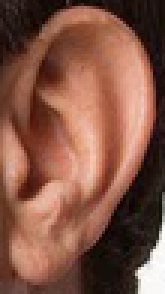
//> input picture images/image0.png, 55 x 98 px (shown 3 times larger)
$ ./demo images/image0.png   (built with g++ and OpenCV 4)
//> lines starting //> are read from the running program, lines starting //| are printed output that depends on the picture
#include <bits/stdc++.h>
#include <opencv2/dnn.hpp>
#include <opencv2/imgproc.hpp>
#include <opencv2/highgui.hpp>

using namespace cv;
using namespace cv::dnn;
using namespace std;

/* --------------------------------------------------------------------------------------- */
/* Description: checks if a cropped ear image is left oriented                             */
/* Parameters:                                                                             */
/*     Mat img: 96x96 image with a cropped ear                                             */
/*              - left or right oriented                                                   */
/*              - with or without pose variation                                           */
/* Return: true if ear is left oriented, false otherwise                                   */
/* --------------------------------------------------------------------------------------- */
bool isLeft(Mat img) {
	static bool first = true;
	static Net net;

	if(first) {
		first = false;
		net = readNetFromTensorflow("model-side.pb");
		if(net.empty()) {
			cerr << "ERROR: Could not load the CNN for side classification" << endl;
			exit(1);
		}
	}

	Mat inputBlob = blobFromImage(img);
	inputBlob /= 255.0;
	net.setInput(inputBlob, "Placeholder");
	Mat result = net.forward("side_/out/MatMul");

	return result.at<float>(0,0) > result.at<float>(0,1);
}

/* --------------------------------------------------------------------------------------- */
/* Description: detects landmarks in a left oriented cropped ear image                     */
/* Parameters:                                                                             */
/*     Mat img: 96x96 image with a cropped ear                                             */
/*              - left oriented                                                            */
/*              - with or without pose variation                                           */
/*     vector<Point2d> &ldmk: vector that receives the 2d coordinates of 55 landmarks      */
/*     stage s: FIRST locates landmarks in ears with large pose variations                 */
/*              SECOND locates landmarks in ears with coarse pose normalization            */
/* Return: none                                                                            */
/* --------------------------------------------------------------------------------------- */
typedef enum __stage {FIRST, SECOND} stage;
// [31 lines left out: function detectLandmarks, not called in this run]

/* --------------------------------------------------------------------------------------- */
/* Description: extracts CNN descriptor from a left oriented, pose normalized ear image    */
/* Parameters:                                                                             */
/*     Mat img: 128x128 image with a normalized ear                                        */
/*              - left oriented                                                            */
/*              - without pose variation                                                   */
/*              - ear height is equal to ear width                                         */
/* Return: Mat with a 512-dimensional descriptor                                           */
/* --------------------------------------------------------------------------------------- */
// [20 lines left out: function extractDescriptor, not called in this run]

/* --------------------------------------------------------------------------------------- */
/* Description: interpolate ear image using ear center, orientation and scale              */
/* Parameters:                                                                             */
/*     Mat image: image with any size of a cropped ear                                     */
/*     Mat &output: output interpolated image                                              */
/*     int size: output dimensions are size x size                                         */
/*     double scaley: vertical radius of the ear in the input image (in pixels)            */
/*     double scalex: horizontal radius of the ear in the input image (in pixels)          */
/*     double ang: ear rotation in radians                                                 */
/*     double cx: center of the ear in the horizontal axis                                 */
/*     double cy: center of the ear in the vertical axis                                   */
/* Return: none                                                                            */
/* --------------------------------------------------------------------------------------- */
void normalizeImage(Mat image, Mat &output, int size, double scaley, double scalex, double ang, double cx, double cy) {
	output.create(size, size, CV_8UC1);
	double ratioy = (scaley/((size-1)/2.0)), ratiox = (scalex/((size-1)/2.0));
	for(int i=0; i < size; i++)
		for(int j=0; j < size; j++) {
			double xt = ratiox*(j-(size-1)/2.0), yt = ratioy*(i-(size-1)/2.0);
			double x = xt*cos(ang)-yt*sin(ang)+cx, y = xt*sin(ang)+yt*cos(ang)+cy;
			int u = x, v = y;
			double ul = x-u, vl = y-v;
			int u1 = u+1, v1 = v+1;
			u = max(0, min(image.cols-1, u));
			u1 = max(0, min(image.cols-1, u1));
			v = max(0, min(image.rows-1, v));
			v1 = max(0, min(image.rows-1, v1));

			double tmp = image.at<uchar>(v,u)*(1.0-ul)*(1.0-vl) + image.at<uchar>(v,u1)*ul*(1.0-vl) + image.at<uchar>(v1,u)*(1.0-ul)*vl + image.at<uchar>(v1,u1)*ul*vl;
			output.at<uchar>(i,j) = max(0.0,min(255.0,tmp));
		}
}

/* --------------------------------------------------------------------------------------- */
/* Description: adjust pose parameters using landmarks                                     */
/* Parameters:                                                                             */
/*     vector<Point2d> ldmk: 2d coordinates of 55 landmarks                                */
/*     int size: size of the interpolated image from which the landmarks were extracted    */
/*     int size: output dimensions are size x size                                         */
/*     double &scaley: vertical radius of the ear in the input image (in pixels)           */
/*     double &scalex: horizontal radius of the ear in the input image (in pixels)         */
/*     double &ang: ear rotation in radians                                                */
/*     double &cx: center of the ear in the horizontal axis                                */
/*     double &cy: center of the ear in the vertical axis                                  */
/*     bool oriented: true if new center must use oriented bounding box, false otherwise   */
/*     bool scaled: true if interpolated image was generated using different values for    */
/*                  scaley and scalex, false otherwise                                     */
/* Observation: scaley, scalex, ang, cx and cy must contain the values used to generate    */
/*              the interpolated image, and will be overwritten with the new values        */
/* Return: none                                                                            */
/* --------------------------------------------------------------------------------------- */
// [51 lines left out: function adjustParameters, not called in this run]

/* magic function */
int main(int argc, char **argv) {
	/* check if an image name was provided as argument */
	if(argc != 2) {
		cerr << "Usage:" << argv[0] << " filename.{png|jpg|...}" << endl;
		return 1;
	}

	/* load cropped ear image */
	Mat image = imread(argv[1], IMREAD_GRAYSCALE), interpolated;
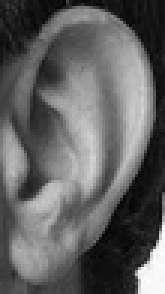
//> image: 98 rows x 55 cols, CV_8UC1 (shown 3 times larger); min 4, max 254, mean 97.5


	/* image size for side classification and landmark detection */
	const int PREPROC_SIZE = 96;
	/* image size for cnn description */
	const int DESCRIPT_SIZE = 128;
	/* set largest image axis as initial scale */
	double scaley = (max(image.rows, image.cols)-1.0)/2.0, scalex;
//> scaley = 48.5
	/* initial orientation unknown */
	double ang = 0.0;
	/* use center of the image as initial ear center */
	double cx = (image.cols-1.0)/2.0, cy = (image.rows-1.0)/2.0;
//> cx = 27; cy = 48.5
	/* vector for 2d coordinates of ear landmarks */
	vector<Point2d> landmarks;

	/* normalize image using initial guesses for ear location, size and orientation */
	/* use the same scale for x and y axes */
	normalizeImage(image, interpolated, PREPROC_SIZE, scaley, scaley, ang, cx, cy);
//> after the loop in normalizeImage, `for(int i=0; i < size; i++)`:
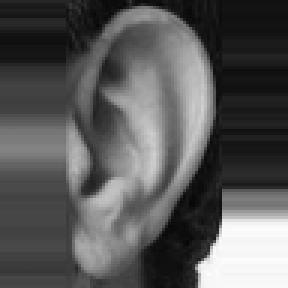
//> output: 96 rows x 96 cols, CV_8UC1 (shown 3 times larger); min 7, max 253, mean 88.6

	/* check if the ear is left-oriented and flip it if it is not */
//> (the run ends here: the program stops with an error, at `net = readNetFromTensorflow("model-side.pb");`)
